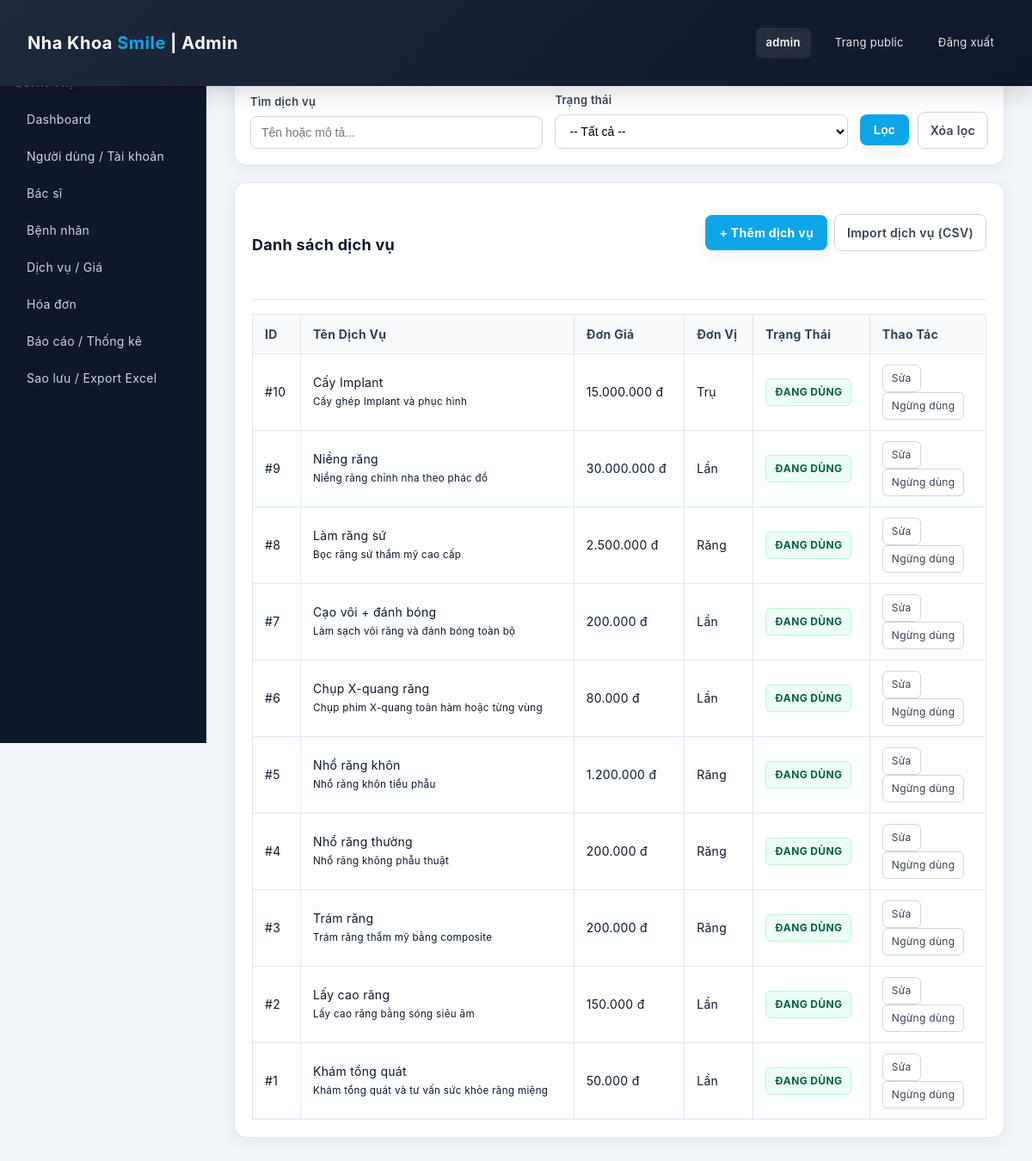
The app's page /index.php?controller=admin&action=services (signed in) with its own data.
### tables this page shows
CREATE TABLE `services` (
  `service_id` int(11) NOT NULL,
  `service_name` varchar(100) NOT NULL,
  `description` text DEFAULT NULL,
  `unit_price` decimal(10,2) NOT NULL,
  `unit` varchar(50) DEFAULT NULL,
  `is_active` tinyint(1) NOT NULL DEFAULT 1,
  `created_at` datetime NOT NULL DEFAULT current_timestamp(),
  `updated_at` datetime DEFAULT NULL ON UPDATE current_timestamp()
);

### controllers/AdminController.php (called while the page is built, shortened)
<?php
class AdminController
{
    public function services()
    {
        $pdo = getPDO();
        $keyword = trim($_GET['q'] ?? '');
        $page    = isset($_GET['page']) ? max(1, (int)$_GET['page']) : 1;
        $pageSize = 10;
        $where  = "1=1";
        $offset = ($page - 1) * $pageSize;
        $sqlData = "
        SELECT
            s.service_id,
            s.service_name,
            s.description,
            s.unit_price,
            s.unit,
            s.is_active,
            s.created_at,
            s.updated_at
        FROM services s
        WHERE $where
        ORDER BY s.created_at DESC, s.service_id DESC
        LIMIT :limit OFFSET :offset
    ";
        $stmt = $pdo->prepare($sqlData);
        $stmt->bindValue(':limit',  $pageSize, PDO::PARAM_INT);
        $stmt->bindValue(':offset', $offset,   PDO::PARAM_INT);
        $stmt->execute();
        $services = $stmt->fetchAll();
        $keywordView    = $keyword;
        include __DIR__ . '/../views/layouts/admin_layout.php';
    }
}

### index.php (called while the page is built, shortened)
<?php
$actionName     = isset($_GET['action']) ? $_GET['action'] : 'index';
$controller = new $className();
$controller->$actionName();

### views/admin/services.php (the view, shortened to what this page needs)
<section class="admin-doctors">
    <h1>Quản lý dịch vụ / Giá</h1>
    <p class="subtitle">
    </p>
    <form method="get" action="index.php" class="admin-filter-form">
        <div class="admin-filter-row">
            <div class="filter-group">
                <label>Tìm dịch vụ</label>
                <input type="text" name="q" placeholder="Tên hoặc mô tả..."
                    value="<?= htmlspecialchars($keywordView ?? '') ?>">
            </div>
            <div class="filter-group">
                <label>Trạng thái</label>
                <select name="status">
                    <option value="">-- Tất cả --</option>
                </select>
            </div>
            <div class="filter-actions">
                <button type="submit" class="btn-primary">Lọc</button>
                <a href="index.php?controller=admin&action=services" class="btn-secondary">Xóa lọc</a>
            </div>
        </div>
    </form>
    <div class="admin-panel">
        <div class="panel-header">
            <h2>Danh sách dịch vụ</h2>
            <div class="admin-toolbar">
                <a href="index.php?controller=admin&action=createService" class="btn-primary">
                    + Thêm dịch vụ
                </a>
                <a href="index.php?controller=admin&action=importServices" class="btn-secondary">
                    Import dịch vụ (CSV)
                </a>
            </div>
        </div>
        <?php if (empty($services)): ?>
            <p>Chưa có dịch vụ nào hoặc không tìm thấy theo điều kiện lọc.</p>
        <?php else: ?>
            <table class="admin-table">
                <thead>
                    <tr>
                        <th>ID</th>
                        <th>Tên dịch vụ</th>
                        <th>Đơn giá</th>
                        <th>Đơn vị</th>
                        <th>Trạng thái</th>
                        <th>Thao tác</th>
                    </tr>
                </thead>
                <tbody>
                    <?php foreach ($services as $s): ?>
                        <tr>
                            <td>#<?= (int)$s['service_id'] ?></td>
                            <td>
                                <?= htmlspecialchars($s['service_name']) ?>
                                <?php if (!empty($s['description'])): ?>
                                    <br><small><?= htmlspecialchars($s['description']) ?></small>
                                <?php endif; ?>
                            </td>
                            <td><?= number_format($s['unit_price'], 0, ',', '.') ?> đ</td>
                            <td><?= htmlspecialchars($s['unit'] ?? 'lần') ?></td>
                            <td>
                                <?php if ($s['is_active']): ?>
                                    <span class="tag tag-active">Đang dùng</span>
                                <?php else: ?>
                                    <span class="tag tag-inactive">Ngừng dùng</span>
                                <?php endif; ?>
                            </td>
                            <td>
                                <a href="index.php?controller=admin&action=editService&id=<?= (int)$s['service_id'] ?>"
                                    class="btn-xs">Sửa</a>
                                <br>
                                <a href="index.php?controller=admin&action=toggleServiceStatus&id=<?= (int)$s['service_id'] ?>"
                                    class="btn-xs">
                                    <?= $s['is_active'] ? 'Ngừng dùng' : 'Kích hoạt' ?>
                                </a>
                            </td>
                        </tr>
                    <?php endforeach; ?>
                </tbody>
            </table>
        <?php endif; ?>
    </div>
</section>

### public/css/public.css (style rules this page uses)
* { margin: 0; padding: 0; box-sizing: border-box; }
body { margin: 0; font-family: 'Segoe UI', Tahoma, Geneva, Verdana, sans-serif; background: #f8f9fa; color: #2d3748; line-height: 1.6; }
.btn-primary, .btn-secondary { display: inline-block; padding: 12px 24px; border-radius: 8px; border: none; cursor: pointer; text-decoration: none; font-size: 14px; font-weight: 600; transition: all 0.3s ease; }
.btn-primary { background: #0ea5e9; color: white; }
.btn-secondary { background: #e2e8f0; color: #2d3748; border: 2px solid #cbd5e1; }
:root { --primary: #0ea5e9; --primary-600: #0284c7; --accent: #06b6d4; --muted: #6b7280; --text: #0f172a; --bg: #f7fafc; --surface: #ffffff; --border: #e6edf3; --radius: 12px; --shadow-sm: 0 6px 18px rgba(2,6,23,0.06); }
* { box-sizing: border-box; }
html, body { height: 100%; }
body { margin: 0; font-family: -apple-system, BlinkMacSystemFont, 'Segoe UI', 'Roboto', 'Oxygen', 'Ubuntu', 'Cantarell', 'Fira Sans', 'Droid Sans', 'Helvetica Neue', sans-serif; background: var(--bg); color: var(--text); -webkit-font-smoothing: antialiased; -moz-osx-font-smoothing: grayscale; line-height: 1.5; font-weight: 400; letter-spacing: 0.3px; }
.btn-primary, .btn-secondary { display:inline-block; padding:10px 18px; border-radius:10px; text-decoration:none; font-weight:700; cursor:pointer; }
.btn-primary { background: linear-gradient(180deg,var(--primary),var(--primary-600)); color:#fff; border:none; box-shadow:var(--shadow-sm); }
.btn-secondary { background:transparent; border:1px solid var(--border); color:var(--muted); }

### records on screen
services: service_id "10", service_name "Cấy Implant", description "Cấy ghép Implant và phục hình", unit_price "15.000.000", unit "Trụ", is_active "ĐANG DÙNG"
services: service_id "9", service_name "Niềng răng", description "Niềng răng chỉnh nha theo phác đồ", unit_price "30.000.000", unit "Lần", is_active "ĐANG DÙNG"
services: service_id "8", service_name "Làm răng sứ", description "Bọc răng sứ thẩm mỹ cao cấp", unit_price "2.500.000", unit "Răng", is_active "ĐANG DÙNG"
services: service_id "7", service_name "Cạo vôi + đánh bóng", description "Làm sạch vôi răng và đánh bóng toàn bộ", unit_price "200.000", unit "Lần", is_active "ĐANG DÙNG"
services: service_id "6", service_name "Chụp X-quang răng", description "Chụp phim X-quang toàn hàm hoặc từng vùng", unit_price "80.000", unit "Lần", is_active "ĐANG DÙNG"
services: service_id "5", service_name "Nhổ răng khôn", description "Nhổ răng khôn tiểu phẫu", unit_price "1.200.000", unit "Răng", is_active "ĐANG DÙNG"
services: service_id "4", service_name "Nhổ răng thường", description "Nhổ răng không phẫu thuật", unit_price "200.000", unit "Răng", is_active "ĐANG DÙNG"
services: service_id "3", service_name "Trám răng", description "Trám răng thẩm mỹ bằng composite", unit_price "200.000", unit "Răng", is_active "ĐANG DÙNG"
services: service_id "2", service_name "Lấy cao răng", description "Lấy cao răng bằng sóng siêu âm", unit_price "150.000", unit "Lần", is_active "ĐANG DÙNG"
services: service_id "1", service_name "Khám tổng quát", description "Khám tổng quát và tư vấn sức khỏe răng miệng", unit_price "50.000", unit "Lần", is_active "ĐANG DÙNG"

### other values on screen
$_SESSION['role'] "admin"
